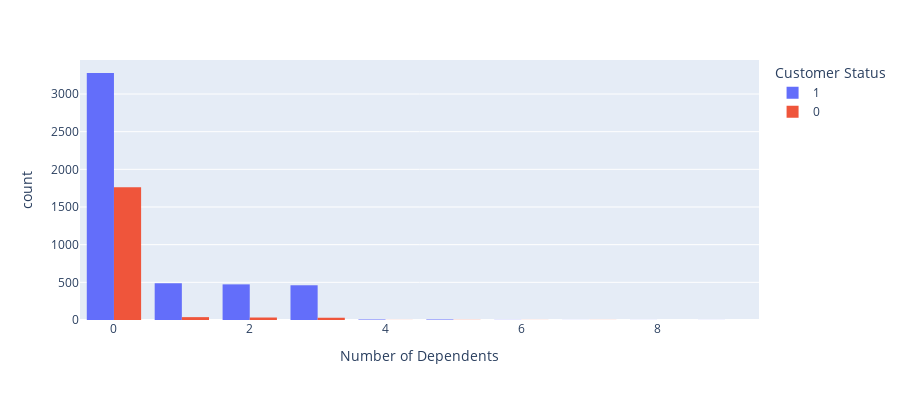

Source (notebook cell):
### Markdown cell above
### ii) Does the number of dependants and number of referrals  affect customers churn?

### Code cell
# Plot Number of dependants against customer status
df["Number of Dependents"].value_counts()

fig= px.histogram(df, color="Customer Status",
             x='Number of Dependents', barmode='group',opacity=1, histfunc="count",
             height=400)
fig.show()

### Figure 1 — Plotly figure (JSON) as saved in the notebook; plotly's stock layout.template omitted (floating-point values rounded to 4 significant figures; data arrays with more than 128 entries replaced by an {"elided": "..."} marker saying what was removed)
{"data": [{"alignmentgroup": "True", "bingroup": "x", "histfunc": "count", "hovertemplate": "Customer Status=1<br>Number of Dependents=%{x}<br>count=%{y}<extra></extra>", "legendgroup": "1", "marker": {"color": "#636efa", "opacity": 1, "pattern": {"shape": ""}}, "name": "1", "offsetgroup": "1", "orientation": "v", "showlegend": true, "type": "histogram", "x": {"elided": "4720 int values"}, "xaxis": "x", "yaxis": "y"}, {"alignmentgroup": "True", "bingroup": "x", "histfunc": "count", "hovertemplate": "Customer Status=0<br>Number of Dependents=%{x}<br>count=%{y}<extra></extra>", "legendgroup": "0", "marker": {"color": "#EF553B", "opacity": 1, "pattern": {"shape": ""}}, "name": "0", "offsetgroup": "0", "orientation": "v", "showlegend": true, "type": "histogram", "x": {"elided": "1869 int values"}, "xaxis": "x", "yaxis": "y"}], "layout": {"barmode": "group", "height": 400, "legend": {"title": {"text": "Customer Status"}, "tracegroupgap": 0}, "margin": {"t": 60}, "xaxis": {"anchor": "y", "domain": [0, 1], "title": {"text": "Number of Dependents"}}, "yaxis": {"anchor": "x", "domain": [0, 1], "title": {"text": "count"}}}}
